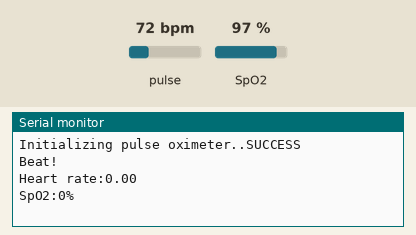
Simulated run of this sketch. Board: Arduino Uno, built with avr-gcc and run on an emulated ATmega328P. Parts: the last lines printed to the serial monitor. The inputs (shaded band) are chosen by the test bench; at power-on: pulse 72 bpm, SpO2 97 %.

Above: at 1.2 s.
1.3 s: pulse set to 42 bpm
At 2.6 s:
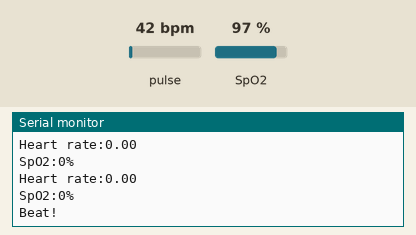
2.8 s: SpO2 set to 80 %
At 4.2 s:
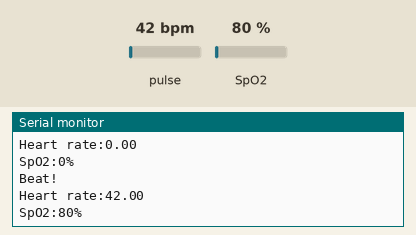
4.3 s: pulse set to 70 bpm
At 7.8 s:
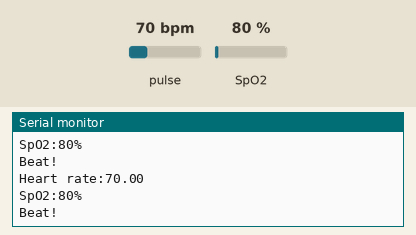
Timing chart, 0 to 9.3 s (numbered marks = the images above; inputs shaded):
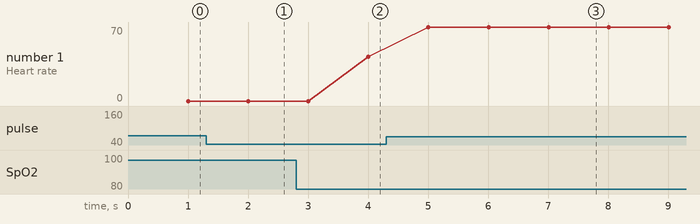

The sketch:

Pulsossimetro.ino
```cpp
#include <Wire.h>
#include "MAX30100_PulseOximeter.h"

#define REPORTING_PERIOD_MS     1000

// PulseOximeter is the higher level interface to the sensor
// it offers:
//  * beat detection reporting
//  * heart rate calculation
//  * SpO2 (oxidation level) calculation
PulseOximeter pox;

uint32_t tsLastReport = 0;

// Callback (registered below) fired when a pulse is detected
void onBeatDetected()
{
    Serial.println("Beat!");
}

void setup()
{
    Serial.begin(9600);

    Serial.print("Initializing pulse oximeter..");

    // Initialize the PulseOximeter instance
    // Failures are generally due to an improper I2C wiring, missing power supply
    // or wrong target chip
    if (!pox.begin()) {
        Serial.println("FAILED");
        for(;;);
    } else {
        Serial.println("SUCCESS");
    }

    // The default current for the IR LED is 50mA and it could be changed
    //   by uncommenting the following line. Check MAX30100_Registers.h for all the
    //   available options.
    // pox.setIRLedCurrent(MAX30100_LED_CURR_7_6MA);

    // Register a callback for the beat detection
    pox.setOnBeatDetectedCallback(onBeatDetected);
}

void loop()
{
    // Make sure to call update as fast as possible
    pox.update();

    // Asynchronously dump heart rate and oxidation levels to the serial
    // For both, a value of 0 means "invalid"
    if (millis() - tsLastReport > REPORTING_PERIOD_MS) {
        Serial.print("Heart rate:");
        Serial.println(pox.getHeartRate());
        Serial.print("SpO2:");
        Serial.print(pox.getSpO2());
        Serial.println("%");

        tsLastReport = millis();
    }
}
```

Measured:
- after the input at 2.8 s, the serial monitor: prints a new line after 1.2 s (image 2)
- after the input at 4.3 s, the serial monitor: prints a new line after 0.71 s (image 3)
- plotted number 1: 42 → 70 after the input at 4.3 s
